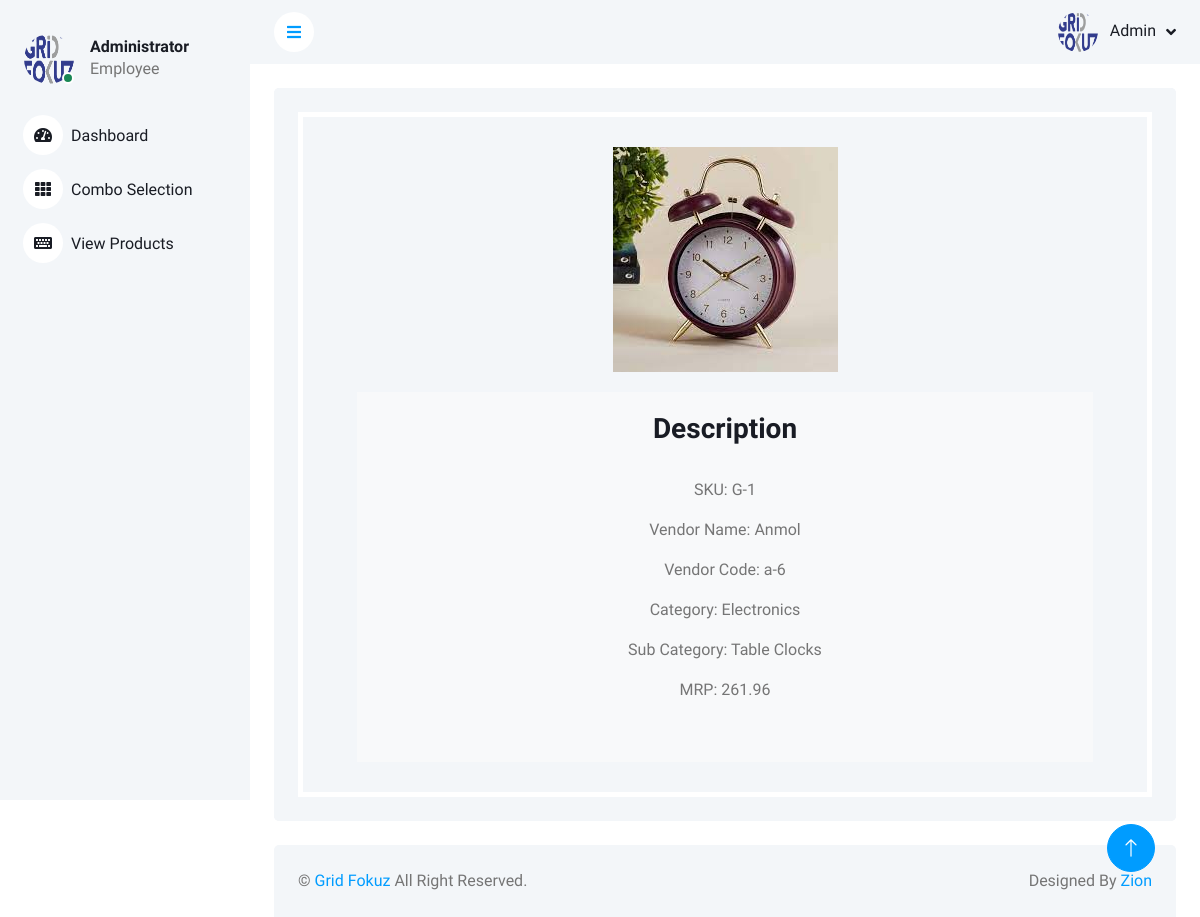
The app's page /Employee_product_detail/8 with its own data.
### gridfokuzapp/models.py (models this page shows, shortened)
class AddProducts(models.Model):
    SKU = models.CharField(max_length=10, null=True)
    Vendor = models.ForeignKey(AddVendors ,on_delete=models.SET_NULL, null=True)
    Category = models.CharField(max_length=50, null=True)
    Sub_category = models.CharField(max_length=50, null=True)
    Product_Name = models.CharField(max_length=50, null=True)
    MRP = models.IntegerField(null=True)
    Vendor_Price = models.FloatField(null=True)
    Total_GF_price = models.FloatField(null=True)
    final_price = models.FloatField(null=True)
    product_image = models.ImageField(upload_to="product_images", null=True)
    discription = models.CharField(max_length=250, null=True)
    temp_discription = models.CharField(max_length=250, null=True)
    branding_category = models.CharField(max_length=50, null=True)
    profit_percentage = models.FloatField(default=0,null=True)
    branding_cost = models.FloatField(default=0, null=True)
    transportation_cost = models.FloatField(default=0, null=True)
    tax = models.FloatField(null=True)
    profit_type = models.CharField(max_length=30, null=True)

class AddVendors(models.Model):
    vendorname = models.CharField(max_length=30)
    ventorcode = models.CharField(max_length=30, null=True)

### gridfokuzapp/views.py (the view)
# urls.py: path("Employee_product_detail/<int:id>", views.Employee_product_detail, name="Employee_product_detail"),
def Employee_product_detail(request,id):
    product = AddProducts.objects.get(id=id)
    return render(request, "Employee/employee_product_detail.html",{"product":product})

### templates/Employee/employee_product_detail.html (shortened to what this page needs)
<!DOCTYPE html>
{% load static %}
<html lang="en">
<head>
    <link href="https://cdnjs.cloudflare.com/ajax/libs/font-awesome/5.10.0/css/all.min.css" rel="stylesheet">
    <link href="https://cdn.jsdelivr.net/npm/bootstrap-icons@1.4.1/font/bootstrap-icons.css" rel="stylesheet">
    <link href="{% static 'lib/owlcarousel/assets/owl.carousel.min.css' %}" rel="stylesheet">
    <link href="{% static 'lib/tempusdominus/css/tempusdominus-bootstrap-4.min.css' %}" rel="stylesheet" />
    <link href="{% static 'css/bootstrap.min.css' %}" rel="stylesheet">
    <link href="{% static 'css/style.css' %}" rel="stylesheet">
</head>
<body>
    <div class="container-xxl position-relative bg-white d-flex p-0">
        <div class="sidebar pe-4 pb-3">
            <nav class="navbar bg-light navbar-light">
                <div class="d-flex align-items-center ms-4 mb-4">
                    <div class="position-relative">
                        <img class="rounded-circle" src="{% static 'img/logo3.png' %}" alt="" style="width: 50px; height: 50px;">
                        <div class="bg-success rounded-circle border border-2 border-white position-absolute end-0 bottom-0 p-1"></div>
                    </div>
                    <div class="ms-3">
                        <h6 class="mb-0">Administrator</h6>
                        <span>Employee</span>
                    </div>
                </div>
                <div class="navbar-nav w-100">
                    <a href="/EmployeeHome" class="nav-item nav-link"><i class="fa fa-tachometer-alt me-2"></i>Dashboard</a>
                    <a href="/Employee_Combo" class="nav-item nav-link"><i class="fa fa-th me-2"></i>Combo Selection</a>
                    <a href="/EmployeeViewAllProducts" class="nav-item nav-link"><i class="fa fa-keyboard me-2"></i>View Products</a>
                </div>
            </nav>
        </div>
        <div class="content">
            <nav class="navbar navbar-expand bg-light navbar-light sticky-top px-4 py-0">
                <a href="" class="sidebar-toggler flex-shrink-0">
                    <i class="fa fa-bars"></i>
                </a>
                <div class="navbar-nav align-items-center ms-auto">
                    <div class="nav-item dropdown">
                        <a href="" class="nav-link dropdown-toggle" data-bs-toggle="dropdown">
                            <img class="rounded-circle me-lg-2" src="{% static 'img/logo3.png' %}" alt="" style="width: 40px; height: 40px;">
                            <span class="d-none d-lg-inline-flex">Admin</span>
                        </a>
                    </div>
                </div>
            </nav>
            <div class="container-fluid pt-4 px-4">
                <div class="row vh-300 bg-light rounded align-items-center justify-content-center mx-0">
                    <div class="bg-light rounded h-100 p-4">
                        <div style="border:5px solid rgb(255, 255, 255); padding:30px;">
                            <div class="container">
                                <div class="image-container">
                                  <img src="{{product.product_image.url}}" alt="Image">
                                </div>
                                <div class="description-box">
                                  <h3>Description</h3>
                                  <br>
                                  <p>SKU: {{product.SKU}}</p>
                                  <p>Vendor Name: {{product.Vendor.vendorname}}</p>
                                  <p>Vendor Code: {{product.Vendor.ventorcode}}</p>
                                  <p>Category: {{product.Category}}</p>
                                  <p>Sub Category: {{product.Sub_category}}</p>
                                  <p>MRP: {{product.Total_GF_price}}</p>
                                  <br>
                                </div>
                            </div>
                        </div>
                    </div>
                </div>
            </div>
            <div class="container-fluid pt-4 px-4">
                <div class="bg-light rounded-top p-4">
                    <div class="row">
                        <div class="col-12 col-sm-6 text-center text-sm-start">
                            &copy; <a href="">Grid Fokuz</a> All Right Reserved.
                        </div>
                        <div class="col-12 col-sm-6 text-center text-sm-end">
                            Designed By <a href="">Zion</a>
                        </div>
                    </div>
                </div>
            </div>
        </div>
        <a href="" class="btn btn-lg btn-primary btn-lg-square back-to-top"><i class="bi bi-arrow-up"></i></a>
    </div>
</body>
</html>

### static/css/style.css (style rules this page uses)
:root { --primary: #009CFF; --light: #F3F6F9; --dark: #191C24; }
.back-to-top { position: fixed; display: none; right: 45px; bottom: 45px; z-index: 99; }
.btn { transition: .5s; }
.btn.btn-primary { color: #FFFFFF; }
.btn-lg-square { width: 48px; height: 48px; }
.btn-square, .btn-sm-square, .btn-lg-square { padding: 0; display: inline-flex; align-items: center; justify-content: center; font-weight: normal; border-radius: 50px; }
.sidebar { position: fixed; top: 0; left: 0; bottom: 0; width: 250px; height: 100vh; overflow-y: auto; background: var(--light); transition: 0.5s; z-index: 999; }
.content { margin-left: 250px; min-height: 100vh; background: #FFFFFF; transition: 0.5s; }
@media (min-width: 992px) { .sidebar { margin-left: 0; } }
@media (min-width: 992px) { .content { width: calc(100% - 250px); } }
.sidebar .navbar .navbar-nav .nav-link { padding: 7px 20px; color: var(--dark); font-weight: 500; border-left: 3px solid var(--light); border-radius: 0 30px 30px 0; outline: none; }
.sidebar .navbar .navbar-nav .nav-link i { width: 40px; height: 40px; display: inline-flex; align-items: center; justify-content: center; background: #FFFFFF; border-radius: 40px; }
.content .navbar .navbar-nav .nav-link { margin-left: 25px; padding: 12px 0; color: var(--dark); outline: none; }
.content .navbar .sidebar-toggler, .content .navbar .navbar-nav .nav-link i { width: 40px; height: 40px; display: inline-flex; align-items: center; justify-content: center; background: #FFFFFF; border-radius: 40px; }
.content .navbar .dropdown-toggle::after { margin-left: 6px; vertical-align: middle; border: none; content: "\f107"; font-family: "Font Awesome 5 Free"; font-weight: 900; transition: .5s; }

### templates/Employee/employee_product_detail.html (style rules this page uses)
.image-container { text-align: center; }
.image-container img { display: block; margin: 0 auto; max-width: 100%; height: auto; }
.description-box { background-color: #f8f9fa; padding: 20px; margin-top: 20px; text-align: center; }

### records on screen
AddProducts: product_image (picture), SKU "G-1", Vendor.vendorname "Anmol", Vendor.ventorcode "a-6", Category "Electronics", Sub_category "Table Clocks", Total_GF_price "261.96"
